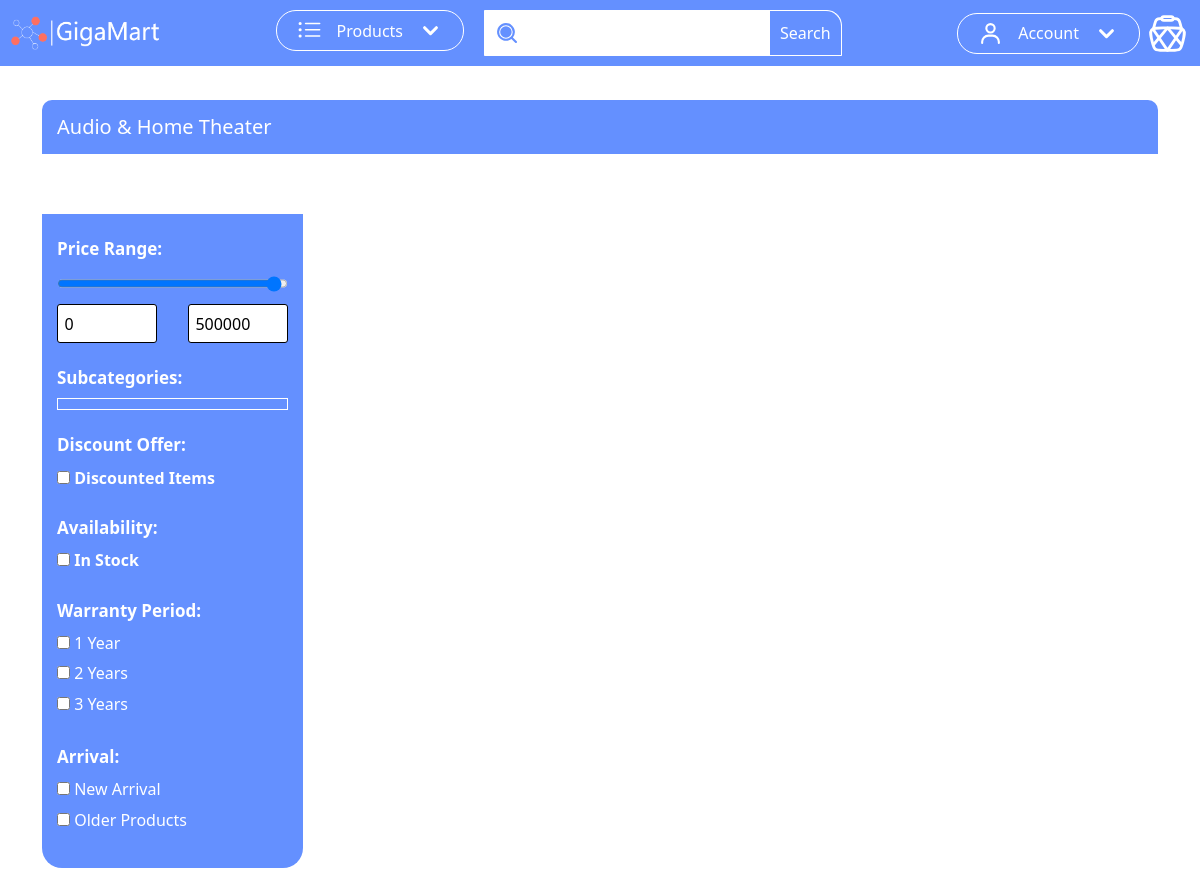
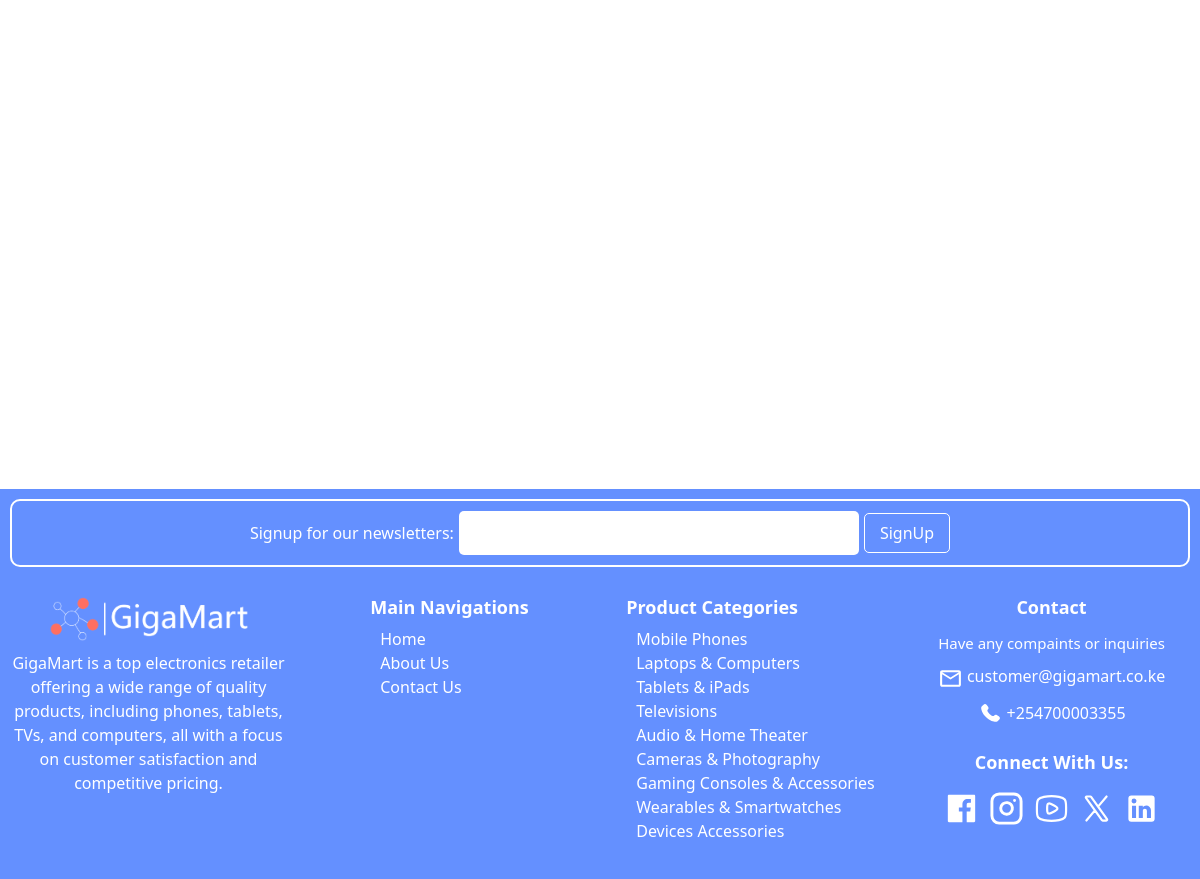
The app's page /category/audio-home-theater/ with its own data (2 pictures, top to bottom).
### store/models.py (models this page shows, shortened)
class Category(models.Model):
    slug = models.SlugField(max_length=255, unique=True, blank=True)
    name = models.CharField(max_length=255, unique=True)
    image = models.ImageField(upload_to='categories/')
    class Meta:
        verbose_name_plural = 'categories'
    def get_absolute_url(self):
        return reverse('store:category_list', args=[self.slug])

### store/views.py (the view)
# urls.py: path('category/<str:category_slug>/', views.category_list, name='category_list'),
def category_list(request, category_slug):
    category = get_object_or_404(Category, slug=category_slug)
    subcategories = Subcategory.objects.filter(category=category)
    products = Product.objects.filter(category=category)
    price_min = request.GET.get('price_min')
    price_max = request.GET.get('price_max')
    subcategory_slugs = request.GET.getlist('subcategory')  # Get selected subcategory slugs
    discount = request.GET.get('discount')
    availability = request.GET.get('availability')
    warranty_months = request.GET.getlist('warranty')
    arrival = request.GET.get('arrival')
    if price_min and price_max:
        products = products.filter(price__gte=price_min, price__lte=price_max)
    if subcategory_slugs:
        products = products.filter(subcategory__slug__in=subcategory_slugs)  # Filter by slug, not id
    if discount:
        products = products.filter(discount__gte=discount)
    if availability == 'in_stock':
        products = products.filter(items_remaining__gt=0)
    if warranty_months:
        products = products.filter(warrant_months__in=warranty_months)
    if arrival == 'newest':
        products = products.order_by('-id')
    paginator = Paginator(products, 1)  # Adjust items per page as needed
    page_number = request.GET.get('page')
    try:
        paginated_products = paginator.page(page_number)
    except PageNotAnInteger:
        paginated_products = paginator.page(1)
    except EmptyPage:
        paginated_products = paginator.page(paginator.num_pages)
    if request.headers.get('X-Requested-With') == 'XMLHttpRequest':
        return render(request, 'store/_product_list.html', {'products': paginated_products})
    return render(request, 'store/category.html', {
        'category': category,
        'subcategories': subcategories,
        'products': paginated_products,
        'page_obj': paginated_products
    })

### templates/store/category.html (shortened to what this page needs)
{% extends 'base.html' %}
{% block main %}
    <div class="container" style="margin-top: 100px">
        <div style="width: 100%;padding: 15px;background-color: #6490ff;box-sizing: border-box;border-radius: 10px 10px 0 0;">
            <h3 style="font-size: 20px;color: white;font-weight: 500;margin: 0;">{{ category.name }}</h3>
        </div>
    </div>
    <div class="container" style="margin-top: 50px">
        <div class="row">
            <div class="col-12 col-sm-12 col-md-5 col-lg-4 col-xl-3" id="large-screen-filter-form-div">
                <form id="large-screen-filter-form">
                    <div class="filter-group">
                        <h3 class="filter_section_title">Price Range:</h3>
                        <input type="range" id="large_price_range" name="price_range" min="0" max="500000" step="50"
                               value="500000">
                        <div style="display: flex;flex-direction: row;justify-content: space-between;align-items: center;">
                            <input style="display: inline-block;" type="number" id="large_price_min" name="price_min"
                                   placeholder="Min Price" max="500000">
                            <input type="number" id="large_price_max" name="price_max" placeholder="Max Price"
                                   max="500000">
                        </div>
                    </div>
                    <div class="filter-group">
                        <h3 class="filter_section_title">Subcategories:</h3>
                        <div id="subcategory-options" class="filter-options subcategories_div">
                        </div>
                    </div>
                    <div class="filter-group">
                        <h3 class="filter_section_title">Discount Offer:</h3>
                        <label><input type="checkbox" name="discount" value="1"> Discounted Items</label>
                    </div>
                    <div class="filter-group">
                        <h3 class="filter_section_title">Availability:</h3>
                        <label><input type="checkbox" name="availability" value="in_stock"> In Stock</label>
                    </div>
                    <div class="filter-group">
                        <h3 class="filter_section_title">Warranty Period:</h3>
                        <div class="filter-options">
                            <label><input type="checkbox" name="warranty" value="1"> 1 Year</label>
                            <label><input type="checkbox" name="warranty" value="2"> 2 Years</label>
                            <label><input type="checkbox" name="warranty" value="3"> 3 Years</label>
                        </div>
                    </div>
                    <div class="filter-group">
                        <h3 class="filter_section_title">Arrival:</h3>
                        <div class="filter-options">
                            <label><input type="checkbox" name="arrival" value="recent"> New Arrival</label>
                            <label><input type="checkbox" name="arrival" value="old"> Older Products</label>
                        </div>
                    </div>
                </form>
            </div>
            <div class="col-12 col-sm-12 col-md-7 col-lg-8 col-xl-9">
            </div>
        </div>
    </div>
{% endblock %}

### templates/base.html (shortened to what this page needs)
{% load static %}
<!DOCTYPE html>
<html lang="en">
<head>
    <link rel="stylesheet" href="{% static 'bootstrap/css/bootstrap.min.css' %}"/>
    <link rel="stylesheet" href="{% static 'css/base.css' %}"/>
    <link rel="stylesheet" href="{% static 'css/styles.css' %}"/>
    <link rel="stylesheet" href="{% static 'css/product_cards.css' %}"/>
    <link rel="stylesheet" href="{% static 'css/filter_form_styles.css' %}"/>
</head>
<body>
<nav style="position: fixed;z-index: 999;width: 100%;top: 0">
    <div class="container-fluid main_nav">
        <a  href="{% url 'store:index' %}">
            <img src="{% static 'app_files/logo_colored.png' %}" alt="" style="width: 150px;display: inline-block;"/>
        </a>
        <div style="display: flex; flex-direction: row">
            <div>
                <button
                        class="dropdown_button"
                        id="products_dropdown_button"
                        onclick="toggleProductsDropdown()"
                >
                    <span style="margin: 0 15px; font-weight: 500">Products</span>
                </button>
            </div>
            <div class="searchbar_div">
                <input class="searchbar_input" id="searchbar_input2" type="text"/>
                <button class="searchbar_button">Search</button>
            </div>
        </div>
        <div class="main_nav_right_items">
            <div style="margin-right: 5px">
                <button
                        class="dropdown_button"
                        id="account_dropdown_button"
                        onclick="toggleAccountDropdown()"
                >
                    <span style="margin: 0 15px; font-weight: 500">Account</span>
                </button>
            </div>
        </div>
    </div>
</nav>
{% block main %}{% endblock %}
<footer style="margin-top: 500px">
    <div
            class="container-fluid"
            style="background-color: #6490ff; padding: 10px"
    >
        <div class="newsletter_signup_div">
            <label for="newsletter_email">Signup for our newsletters:</label>
            <input name="newsletter_email" id="newsletter_email" type="email"/>
            <button>SignUp</button>
        </div>
        <div class="row" style="margin-top: 20px">
            <div
                    class="col-12 col-sm-12 col-md-6 col-lg-3 col-xl-3 footer_about_gigamart_section"
                    style="
              display: flex;
              flex-direction: column;
              align-items: center;
              padding: 10px;
              box-sizing: border-box;
            "
            >
                <img
                        src="{% static 'app_files/logo_colored.png' %}"
                        alt=""
                        style="width: 200px"
                />
                <p
                        style="
                font-size: 16px;
                color: white;
                font-weight: 500;
                text-align: center;
                margin-top: 10px;
              "
                >
                    GigaMart is a top electronics retailer offering a wide range of
                    quality products, including phones, tablets, TVs, and computers,
                    all with a focus on customer satisfaction and competitive pricing.
                </p>
            </div>
            <div
                    class="col-12 col-sm-12 col-md-6 col-lg-3 col-xl-3 footer_gigamart_main_navigations_section"
            >
                <div>
                    <h3>Main Navigations</h3>
                    <ul>
                        <li><a href="">Home</a></li>
                        <li><a href="">About Us</a></li>
                        <li><a href="">Contact Us</a></li>
                    </ul>
                </div>
            </div>
            <div
                    class="col-12 col-sm-12 col-md-6 col-lg-3 col-xl-3 footer_gigamart_product_categories_section"
            >
                <div>
                    <h3>Product Categories</h3>
                    <ul>
                        {% for category in categories %}
                            <li><a href="{{ category.get_absolute_url }}">{{ category.name }}</a></li>
                        {% endfor %}
                    </ul>
                </div>
            </div>
            <div
                    class="col-12 col-sm-12 col-md-6 col-lg-3 col-xl-3 footer_gigamart_contact_section"
            >
                <div class="footer_contact_section" style="margin-bottom: 20px">
                    <h3>Contact</h3>
                    <p style="font-weight: 500; font-size: 15px">
                        Have any compaints or inquiries
                    </p>
                    <p>
                <span>
                  <svg xmlns="http://www.w3.org/2000/svg" viewBox="0 0 24 24">
                    <path
                            fill="currentColor"
                            d="M22 6c0-1.1-.9-2-2-2H4c-1.1 0-2 .9-2 2v12c0 1.1.9 2 2 2h16c1.1 0 2-.9 2-2zm-2 0l-8 5l-8-5zm0 12H4V8l8 5l8-5z"></path>
                  </svg>
                </span>
                        customer@gigamart.co.ke
                    </p>
                    <p>
                <span>
                </span>
                        +254700003355
                    </p>
                </div>
                <div class="footer_connect_section">
                    <h3>Connect With Us:</h3>
                    <div>
                        <a href="#">
                        </a>
                        <a href="#">
                            <svg xmlns="http://www.w3.org/2000/svg" viewBox="0 0 24 24">
                                <g
                                        fill="none"
                                        stroke="currentColor"
                                        stroke-linecap="round"
                                        stroke-linejoin="round"
                                        stroke-width="2"
                                >
                                    <rect width="20" height="20" x="2" y="2" rx="5" ry="5"></rect>
                                    <path
                                            d="M16 11.37A4 4 0 1 1 12.63 8A4 4 0 0 1 16 11.37m1.5-4.87h.01"></path>
                                </g>
                            </svg>
                        </a>
                        <a href="#">
                        </a>
                        <a href="#">
                        </a>
                        <a href="#">
                        </a>
                    </div>
                </div>
            </div>
        </div>
    </div>
</footer>
</body>
</html>

### records on screen
Category: name "Audio & Home Theater"
Category: name "Mobile Phones"
Category: name "Laptops & Computers"
Category: name "Tablets & iPads"
Category: name "Televisions"
Category: name "Cameras & Photography"
Category: name "Gaming Consoles & Accessories"
Category: name "Wearables & Smartwatches"
Category: name "Devices Accessories"
